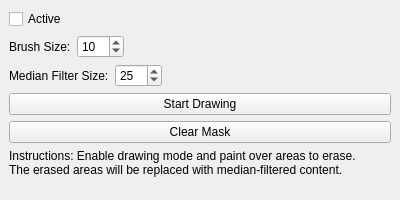
<?xml version="1.0" encoding="UTF-8"?>
<ui version="4.0">
 <class>MagicEraserWidget</class>
 <widget class="QWidget" name="MagicEraserWidget">
  <property name="geometry">
   <rect>
    <x>0</x>
    <y>0</y>
    <width>400</width>
    <height>200</height>
   </rect>
  </property>
  <property name="windowTitle">
   <string>Form</string>
  </property>
  <layout class="QVBoxLayout" name="verticalLayout">
   <property name="spacing">
    <number>6</number>
   </property>
   <property name="leftMargin">
    <number>9</number>
   </property>
   <property name="topMargin">
    <number>9</number>
   </property>
   <property name="rightMargin">
    <number>9</number>
   </property>
   <property name="bottomMargin">
    <number>9</number>
   </property>
   <item>
    <widget class="QCheckBox" name="active_checkbox">
     <property name="toolTip">
      <string>Enable/disable magic eraser tool</string>
     </property>
     <property name="text">
      <string>Active</string>
     </property>
    </widget>
   </item>
   <item>
    <layout class="QHBoxLayout" name="brush_size_layout">
     <item>
      <widget class="QLabel" name="brush_size_label">
       <property name="text">
        <string>Brush Size:</string>
       </property>
      </widget>
     </item>
     <item>
      <widget class="QSpinBox" name="brush_size_spinbox">
       <property name="toolTip">
        <string>Size of the eraser brush (1-100 pixels)</string>
       </property>
       <property name="minimum">
        <number>1</number>
       </property>
       <property name="maximum">
        <number>100</number>
       </property>
       <property name="value">
        <number>10</number>
       </property>
      </widget>
     </item>
     <item>
      <spacer name="horizontalSpacer">
       <property name="orientation">
        <enum>Qt::Orientation::Horizontal</enum>
       </property>
       <property name="sizeHint" stdset="0">
        <size>
         <width>40</width>
         <height>20</height>
        </size>
       </property>
      </spacer>
     </item>
    </layout>
   </item>
   <item>
    <layout class="QHBoxLayout" name="filter_size_layout">
     <item>
      <widget class="QLabel" name="filter_size_label">
       <property name="text">
        <string>Median Filter Size:</string>
       </property>
      </widget>
     </item>
     <item>
      <widget class="QSpinBox" name="filter_size_spinbox">
       <property name="toolTip">
        <string>Size of the median filter kernel (3-101, must be odd)</string>
       </property>
       <property name="minimum">
        <number>3</number>
       </property>
       <property name="maximum">
        <number>101</number>
       </property>
       <property name="singleStep">
        <number>2</number>
       </property>
       <property name="value">
        <number>25</number>
       </property>
      </widget>
     </item>
     <item>
      <spacer name="horizontalSpacer_2">
       <property name="orientation">
        <enum>Qt::Orientation::Horizontal</enum>
       </property>
       <property name="sizeHint" stdset="0">
        <size>
         <width>40</width>
         <height>20</height>
        </size>
       </property>
      </spacer>
     </item>
    </layout>
   </item>
   <item>
    <widget class="QPushButton" name="drawing_mode_button">
     <property name="toolTip">
      <string>Toggle drawing mode to paint areas for erasing</string>
     </property>
     <property name="text">
      <string>Start Drawing</string>
     </property>
     <property name="checkable">
      <bool>true</bool>
     </property>
    </widget>
   </item>
   <item>
    <widget class="QPushButton" name="clear_mask_button">
     <property name="toolTip">
      <string>Clear the current magic eraser mask</string>
     </property>
     <property name="text">
      <string>Clear Mask</string>
     </property>
    </widget>
   </item>
   <item>
    <widget class="QLabel" name="instructions_label">
     <property name="text">
      <string>Instructions: Enable drawing mode and paint over areas to erase. 
The erased areas will be replaced with median-filtered content.</string>
     </property>
     <property name="wordWrap">
      <bool>true</bool>
     </property>
     <property name="alignment">
      <set>Qt::AlignmentFlag::AlignLeading|Qt::AlignmentFlag::AlignLeft|Qt::AlignmentFlag::AlignTop</set>
     </property>
    </widget>
   </item>
   <item>
    <spacer name="verticalSpacer">
     <property name="orientation">
      <enum>Qt::Orientation::Vertical</enum>
     </property>
     <property name="sizeHint" stdset="0">
      <size>
       <width>20</width>
       <height>40</height>
      </size>
     </property>
    </spacer>
   </item>
  </layout>
 </widget>
 <resources/>
 <connections/>
</ui> 
